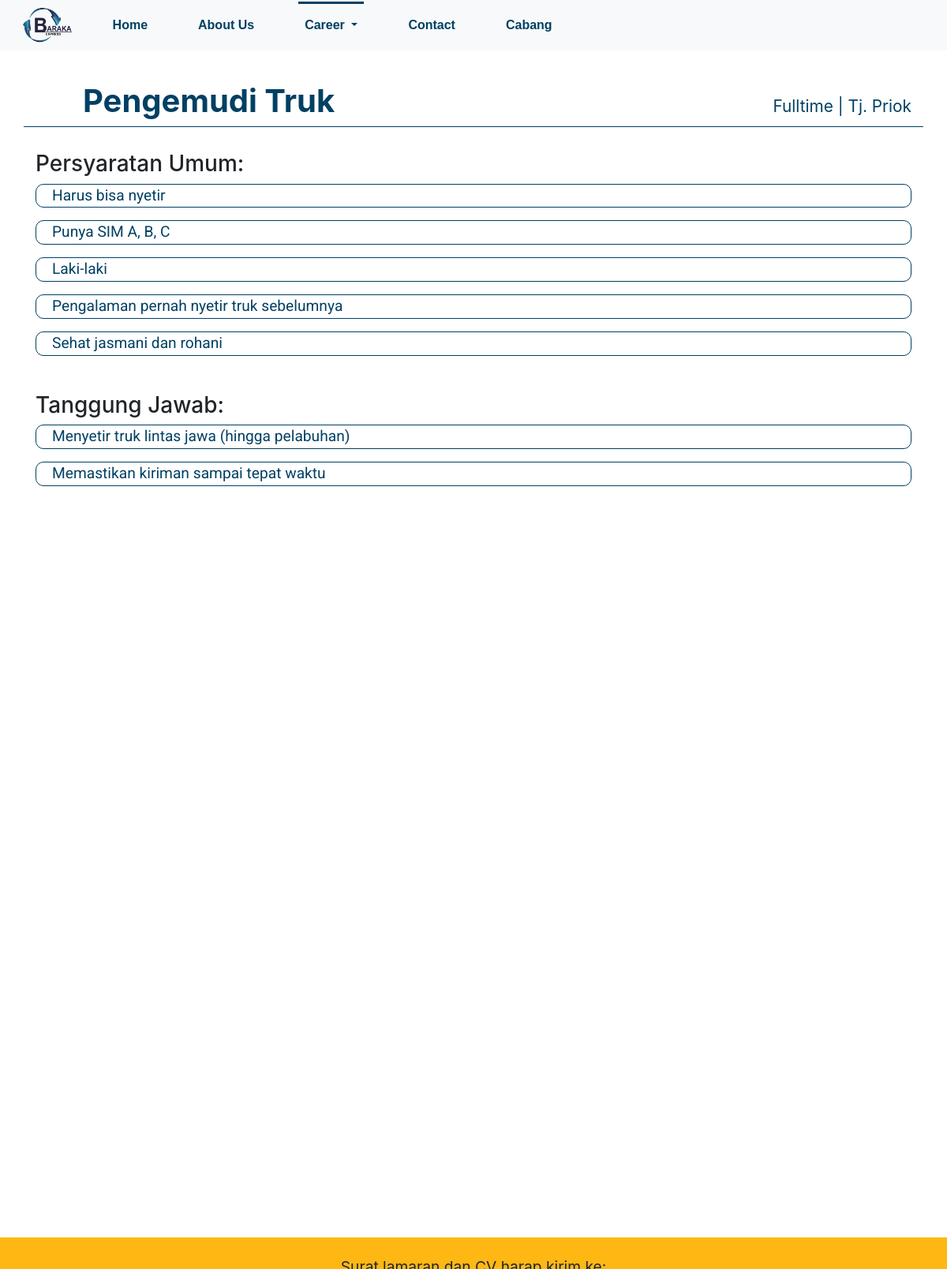
The page /detail_lowongan/3/ on the database its author committed.
### website/models.py (models this page shows, shortened)
class LowonganKerja(models.Model):
    DAERAH_CHOICES = [
        ('JKT', 'Jakarta'),
        ('JABAR', 'Jawa Barat'),
        ('JATENG', 'Jawa Tengah'),
        ('JATIM', 'Jawa Timur')
    ]
    daerah = models.CharField(max_length=short_text, choices=DAERAH_CHOICES)
    posisi = models.CharField(max_length=long_text)
    kota = models.CharField(max_length=short_text)
    jenis = models.CharField(max_length=short_text)
    persyaratan = RichTextField(field_settings='advanced')
    tanggung_jawab = RichTextField(field_settings='advanced')
    class Meta:
        verbose_name_plural = "Lowongan Kerja"

### website/views.py (the view)
# urls.py: path('detail_lowongan/<int:id>/', views.loker_detail),
def loker_detail(request, id):
    try:
        data_loker = LowonganKerja.objects.get(id=id)
        context = { 'page' : 'career', 'loker' : data_loker }
        return render(request, 'website/loker_detail.html', context)
    except LowonganKerja.DoesNotExist as e:
        return main(request)

### website/templates/website/loker_detail.html (shortened to what this page needs)
{% load static %}
<!DOCTYPE html>
<html lang="id">
<head>
  {% include 'website/common_header.html' %}
  <link rel="stylesheet" href="{% static 'css/loker_detail.css' %}">
</head>
<body>
{% include 'website/navbar.html' %}
<div class="container">
  <div class="row" id="title-row">
    <div class="col-md-6" style="text-align: left">
      <h1 style="margin-left: 60px; color: #004063; font-weight: 700">{{ loker.posisi }}</h1>
    </div>
    <div class="col-md-6" style="text-align: right; color: #004063; margin-top: 15px; font-size: 1.3em">
      {{ loker.jenis }} | {{ loker.kota }}
    </div>
  </div>
  <div class="row" id="description-row">
    <div class="col-md-12">
      <h3 style="margin-top: 30px;">Persyaratan Umum:</h3>
      <div class="persyaratan">{{ loker.persyaratan|safe }}</div>
    </div>
    <div class="col-md-12">
      <h3 style="margin-top: 30px">Tanggung Jawab:</h3>
      <div class="persyaratan">{{ loker.tanggung_jawab|safe }}</div>
    </div>
  </div>
</div>
<footer class="footer">
<div class="container-fluid">
  <div class="row" id="slogan-row">
    <div class="col-md-12" style="text-align: center; line-height:25px; font-size: 1.2em">
      Surat lamaran dan CV harap kirim ke:<br>
      hrd@basarta.co.id<br>
      hrdbstjakarta@yahoo.com<br><br>
    </div>
  </div>
</div>
</footer>
</body>

### static/css/common.css (style rules this page uses)
.footer { position: absolute; bottom: 0; width: 100%; height: 40px; line-height: 40px; background-color: #f5f5f5; }
html { position: relative; min-height: 100%; }
body { margin-bottom: 40px; }

### static/css/loker_detail.css (style rules this page uses)
#slogan-row { background-color: #ffb713; padding-bottom: 25px; padding-top: 25px; }
#title-row { margin-top: 40px; border-bottom-style: solid; border-width: 1px; border-color: #004063; }
.persyaratan > p { color: #004063; font-size: 1.2em; border-style: solid; border-width: 1px; border-color: #004063; padding-left: 20px; border-radius: 10px; font-family: "Roboto", sans-serif }

### rows shown on the page
LowonganKerja: posisi "Pengemudi Truk", jenis "Fulltime", kota "Tj. Priok", persyaratan "Harus bisa nyetir Punya SIM A, B, C Laki-laki Pengalaman pernah nyetir truk sebelumnya Sehat jasmani dan rohani", tanggung_jawab "Menyetir truk lintas jawa (hingga pelabuhan) Memastikan kiriman sampai tepat waktu"
